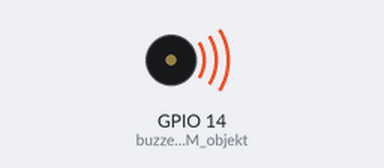
This program was run on a simulated ESP32 board running MicroPython. On the bench: buzzer (waves = sounding). At 3.1 s the program stops and its outputs stay as they are.

Above: at 0.1 s.
At 3.1 s:
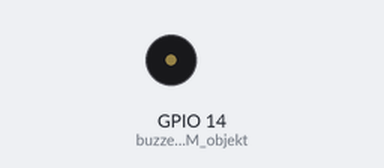
Timing chart, 0 to 4.6 s (numbered marks = the images above):
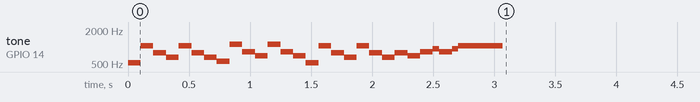

Measured:
- by itself, tone on GPIO 14 (buzzer_PWM_objekt): plays 523 Hz for 0.10 s, 1046 Hz for 0.10 s, 784 Hz for 0.10 s, 659 Hz for 0.10 s, 1046 Hz for 0.10 s, 784 Hz for 0.10 s … (28 notes in this stretch)

The program:

buzzer_function.py
```python
from machine import Pin, PWM
from time import sleep_ms

A5 = 932 # Tone og frekvens
C5 = 523
C6 = 1046
G5 = 784
GH5 = 831
E5 = 659
F5 = 698
FH5 = 740
CH5 = 554
CH6 = 1109

buzzer_PWM_objekt = PWM(Pin(14,Pin.OUT),freq=1,duty=0) #freq og duty er de samme som dem der bliver manipuleret i funktionen

tones=[C5,C6,G5,E5,C6,G5,E5,CH5,CH6,GH5,F5,CH6,GH5,F5,C5,C6,G5,E5,C6,G5,E5,G5,F5,GH5,A5,GH5,A5,C6,C6]
durations=[80,80,80,80,80,80,80,80,80,80,80,80,80,80,80,80,80,80,80,80,80,80,80,80,40,80,40,140,140]
def buzzer(buzzer_PWM_objekt,frequency,tone_duration):
    buzzer_PWM_objekt.duty(512)
    buzzer_PWM_objekt.freq(frequency)
    sleep_time=int(tone_duration*1.3)
    sleep_ms(int(tone_duration*1.3))
    buzzer_PWM_objekt.duty(0)
#     sleep_ms(int(tone_duration*1.3)) # Er funktionen bedre eller værre med afsluttende sleep??

for tone,duration in zip(tones,durations):
    buzzer(buzzer_PWM_objekt,tone,duration)

# Dict over toner + tonelængde
# tones={C5:80,C6:80,G5:80,E5:80,C6:80,G5:80,E5:80,CH5:80,CH6:80,GH5:80,F5:80,CH6:80,
#        GH5:80,F5:80,C5:80,C6:80,G5:80,E5:80,C6:80,G5:80,E5:80,G5:80,F5:80,GH5:80,
#        A5:40,GH5:80,A5:40,C6:140,C6:140}
# Men hov, Dicts virker ikke til det her - FOR DICTS TILLADDER IKKE DUPLICATES.
```
